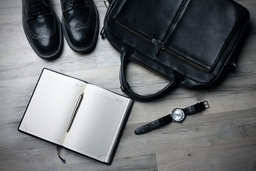
#> input picture HW2/data/image.jpg, 256 x 171 px, shrunk from 640 x 427 before the run
$ python filters.py
#> lines starting #> are read from the running program, lines starting #| are printed output that depends on the picture; long printed decimals are rounded
import math
import os
import pickle
import timeit
import numba
from numba import cuda
from numba import njit
import imageio
import matplotlib.pyplot as plt
import numpy as np
from scipy.signal import convolve2d


TPB = (32,32)  # Threads per Block
M = None  # Image M dim
N = None  # Image N dim
m = None  # Kernel M dim
n = None  # Kernel N dim
mpad = None  # M dim padding
npad = None  # N dim padding
BPG = None  # Blocks per Grid
SAM = None  # Shmem M dim
SAN = None  # Shmem N dim

def correlation_gpu(kernel, image):
    '''Correlate using gpu
    Parameters
    ----------
    kernel : numpy array
        A small matrix
    image : numpy array
        A larger matrix of the image pixels

    Return
    ------
    An numpy array of same shape as image
    '''
    global M
    global N
    global m
    global n
    global mpad
    global npad
    global BPG
    global SAM
    global SAN

    M = image.shape[0]
    N = image.shape[1]
    m = kernel.shape[0]
    n = kernel.shape[1]

    mpad = int(m/2)
    npad = int(n/2)

    BPG = (math.ceil(M/TPB[0]),math.ceil(N/TPB[1]))

    image = np.pad(image, ((mpad, mpad),(npad, npad)))

    SAM = TPB[0] + mpad*2
    SAN = TPB[1] + npad*2

    kernel_d = cuda.to_device(kernel)
    image_d = cuda.to_device(image)
    output_d = cuda.device_array((M,N), dtype=image.dtype)

    # correlation_cuda_kernel[BPG, TPB](kernel_d, image_d, output_d)
    # correlation_cuda_kernel_filter_shmem[BPG, TPB](kernel_d, image_d, output_d)
    # correlation_cuda_kernel_image_shmem[BPG, TPB](kernel_d, image_d, output_d)
    correlation_cuda_kernel_filter_and_image_shmem[BPG, TPB](kernel_d, image_d, output_d)

    output_h = output_d.copy_to_host()

    return output_h


# [87 lines left out: functions correlation_cuda_kernel, correlation_cuda_kernel_filter_shmem, correlation_cuda_kernel_image_shmem, correlation_cuda_kernel_filter_and_image_shmem, not called in this run]


@njit
def correlation_numba(kernel, image):
    '''Correlate using numba
    Parameters
    ----------
    kernel : numpy array
        A small matrix
    image : numpy array
        A larger matrix of the image pixels

    Return
    ------
    An numpy array of same shape as image
    '''

    m = kernel.shape[0]
    n = kernel.shape[1]
    M = image.shape[0]
    N = image.shape[1]

    mpad = int(m/2)
    npad = int(n/2)

    output = np.zeros_like(image)
    # image = np.pad(image, ((mpad, mpad),(npad, npad)))
    image_pad = np.zeros((M + mpad*2, N + npad*2))
    image_pad[mpad:-mpad, npad:-npad] = image
    for y in range(mpad, mpad+M):
        for x in range(npad, npad+N):
            output[y-mpad, x-npad] = (kernel * image_pad[y-mpad:y+mpad+1,x-npad:x+npad+1]).sum()

    return output


# [11 lines left out: function sobel_operator, not called in this run]


def load_image():
    fname = 'data/image.jpg'
    pic = imageio.imread(fname)
#> pic is the input picture: shape (171, 256, 3); mean R, G, B 106.1, 108.7, 111.3
    to_gray = lambda rgb : np.dot(rgb[... , :3] , [0.299 , 0.587, 0.114])
    gray_pic = to_gray(pic)
    return gray_pic


# [11 lines left out: function show_image, not called in this run]


def correlation_cpu(kernel, image):
    return convolve2d(image, np.flipud(np.fliplr(kernel)), mode='same')
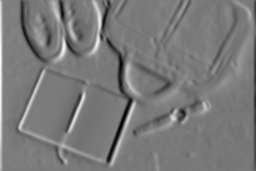
#> returned value: shape (171, 256) float64; min -1061.4, max 1149.2, mean -3; drawn with min black and max white


def timer(kernel, f):
    return min(timeit.Timer(lambda: f(kernel, image)).repeat(20, 1))


if __name__ == '__main__':
    # 7X7
    edge_kernel = np.array(
        [
            [-3/18, -2/13, -1/10, 0, 1/10, 2/13, 3/18],
            [-3/13, -2/8, -1/5, 0, 1/5, 2/8, 3/13],
            [-3/10, -2/5, -1/2, 0, 1/2, 2/5, 3/10],
            [-3/9, -2/4, -1/1, 0, 1/1, 2/4, 3/9],
            [-3/10, -2/5, -1/2, 0, 1/2, 2/5, 3/10],
            [-3/13, -2/8, -1/5, 0, 1/5, 2/8, 3/13],
            [-3/18, -2/13, -1/10, 0, 1/10, 2/13, 3/18]
        ]
    )
    flipped_edge_kernel = np.array(
        [
            [3/18, 2/13, 1/10, 0, -1/10, -2/13, -3/18],
            [3/13, 2/8, 1/5, 0, -1/5, -2/8, -3/13],
            [3/10, 2/5, 1/2, 0, -1/2, -2/5, -3/10],
            [3/9, 2/4, 1/1, 0, -1/1, -2/4, -3/9],
            [3/10, 2/5, 1/2, 0, -1/2, -2/5, -3/10],
            [3/13, 2/8, 1/5, 0, -1/5, -2/8, -3/13],
            [3/18, 2/13, 1/10, 0, -1/10, -2/13, -3/18]
        ]
    )
    # 5X5
    blur_kernel = np.array(
        [
            [1/25, 1/25, 1/25, 1/25, 1/25],
            [1/25, 1/25, 1/25, 1/25, 1/25],
            [1/25, 1/25, 1/52, 1/25, 1/25],
            [1/25, 1/25, 1/25, 1/25, 1/25],
            [1/25, 1/25, 1/25, 1/25, 1/25]
        ]
    )
    # 3X3
    shapen_kernel = np.array(
        [
            [0, -1, 0],
            [-1, 5, -1],
            [0, -1, 0]
        ]
    )
    # 3X5
    non_symmetric_kernel = np.array(
        [
            [0, -1, -2, 1, 0],
            [1,  0, -1, 2, 1],
            [0, -1, -2, 1, 0],
        ]
    )

    image = load_image()

    # [62 lines of commented-out code are left out]

    scipy_time = timer(edge_kernel, correlation_cpu)
#> scipy_time = 0.0062
    print('edge_kernel scipy time:', scipy_time)
#| edge_kernel scipy time: 0.0062
    numba_time = timer(edge_kernel, correlation_numba)
#> numba_time = 0.153
    print('edge_kernel numba time:', numba_time)
#| edge_kernel numba time: 0.1534
    gpu_time = timer(edge_kernel, correlation_gpu)
#> in correlation_gpu, `image = np.pad(image, ((mpad, mpad),(npad, npad)))`:
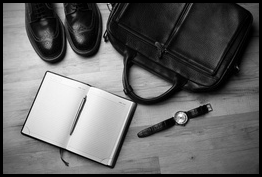
#> image: shape (177, 262) float64; min 0, max 254.7, mean 102.2
#> (the run stopped early here; a loop or call above may not have finished)
